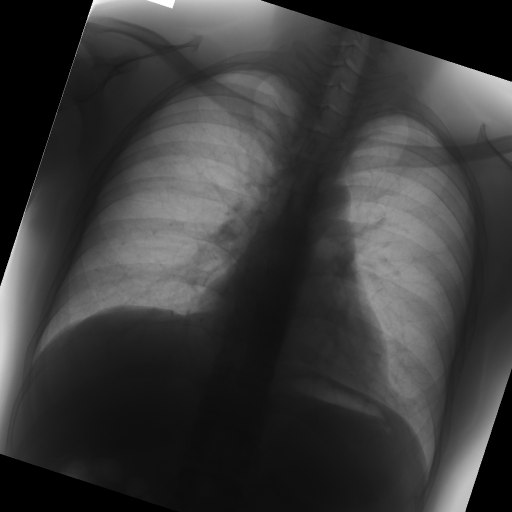
#> input picture Dataset/source/0_105.png, 1024 x 1024 px (shown at 1/2 size); its folder holds only this picture in this run
$ python -i data_augmentation.py   (imports and definitions only)
#> lines starting #> are read from the running program, lines starting #| are printed output that depends on the picture
#> further down, picture is the input picture: shape (1024, 1024, 3); min 0, max 255, mean 58.1
#!/usr/bin/env python
# coding: utf-8

# In[ ]:


import cv2
import os
import numpy as np

class Data:
    def __init__(self, equalizer=True, normalizer=True, skeleton=False, training_sample_size=1000, testing_sample_size=1000):
        self.equalizer = equalizer
        self.normalizer = normalizer
        self.training_sample_size = training_sample_size
        self.testing_sample_size = testing_sample_size
        self.skeleton = skeleton

    def equalize_light(self, image, limit=3, grid=(7,7), gray=False):
#> called with limit = 3, grid = (7, 7), gray = False
        if (len(image.shape) == 2):
            image = cv2.cvtColor(image, cv2.COLOR_GRAY2BGR)
            gray = True

        clahe = cv2.createCLAHE(clipLimit=limit, tileGridSize=grid)
        lab = cv2.cvtColor(image, cv2.COLOR_BGR2LAB)
#> lab: shape (1024, 1024, 3); mean of channels 0, 1, 2 60.9, 128, 128
        l, a, b = cv2.split(lab)
#> a: shape (1024, 1024); every value is 128

        cl = clahe.apply(l)
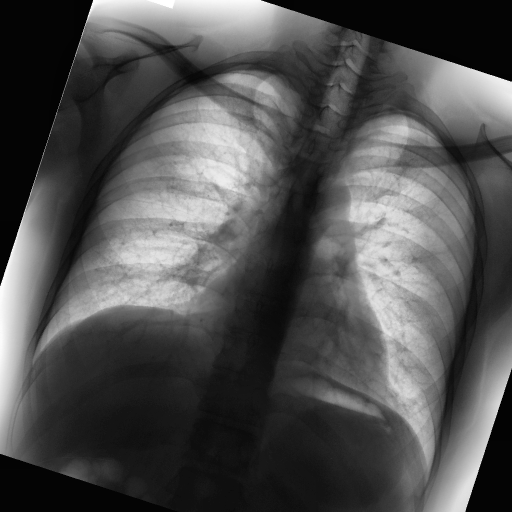
#> cl: shape (1024, 1024) (shown at 1/2 size); min 2, max 255, mean 80
        limg = cv2.merge((cl,a,b))
#> limg: shape (1024, 1024, 3); mean of channels 0, 1, 2 80, 128, 128

        image = cv2.cvtColor(limg, cv2.COLOR_LAB2BGR)
        if gray:
            image = cv2.cvtColor(image, cv2.COLOR_BGR2GRAY)
        return np.uint8(image)

    # [60 lines left out: functions min_max_normalization, load_training_data, load_testing_data, not called in this run]

>>> import cv2
>>> picture = cv2.imread('Dataset/source/0_105.png')
>>> result = Data().equalize_light(picture)

$ run again, on Dataset/source/0_196.png
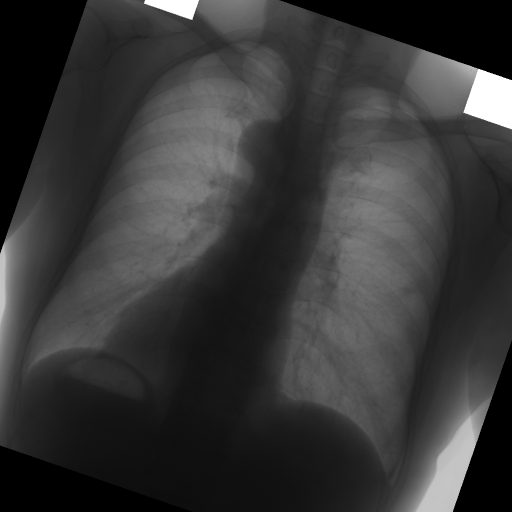
#> input picture Dataset/source/0_196.png, 1024 x 1024 px (shown at 1/2 size)
#> picture is the input picture: shape (1024, 1024, 3); min 0, max 255, mean 54.9
#> lab: shape (1024, 1024, 3); mean of channels 0, 1, 2 57.7, 128, 128
#> a: shape (1024, 1024); every value is 128
#> in equalize_light, `cl = clahe.apply(l)`:
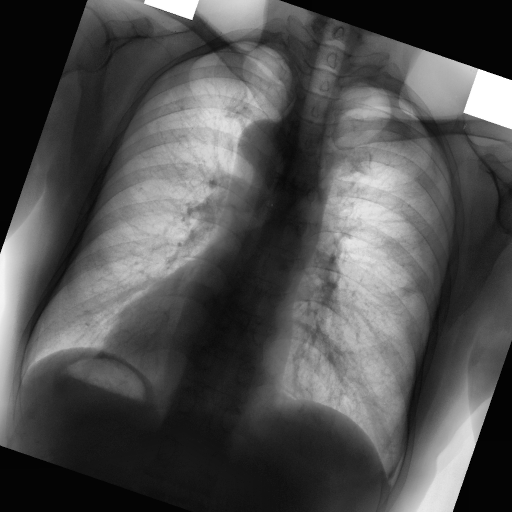
#> cl: shape (1024, 1024) (shown at 1/2 size); min 2, max 255, mean 80.4
#> limg: shape (1024, 1024, 3); mean of channels 0, 1, 2 80.4, 128, 128

$ run again, on Dataset/source/0_27.png
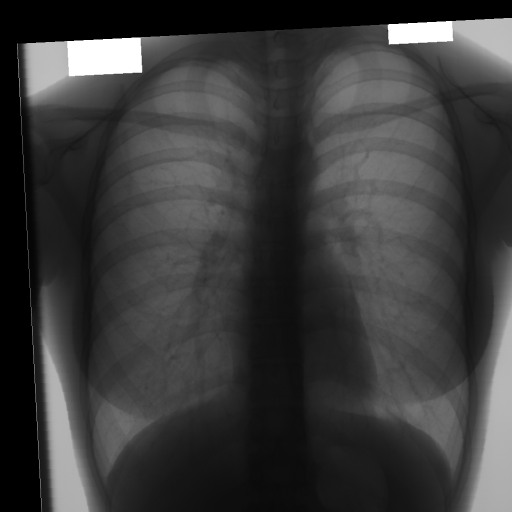
#> input picture Dataset/source/0_27.png, 1024 x 1024 px (shown at 1/2 size)
#> picture is the input picture: shape (1024, 1024, 3); min 0, max 255, mean 58.6
#> lab: shape (1024, 1024, 3); mean of channels 0, 1, 2 61.4, 128, 128
#> a: shape (1024, 1024); every value is 128
#> in equalize_light, `cl = clahe.apply(l)`:
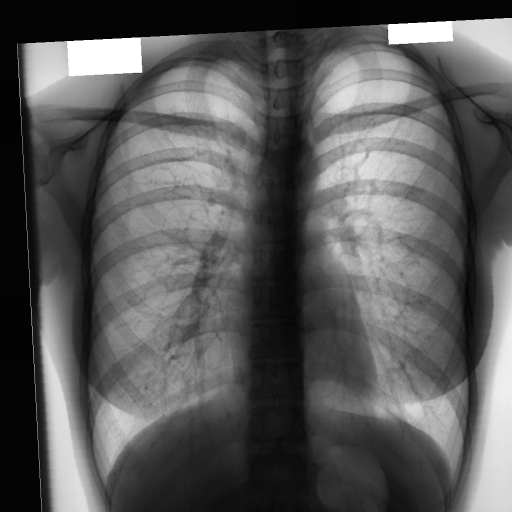
#> cl: shape (1024, 1024) (shown at 1/2 size); min 3, max 255, mean 88.9
#> limg: shape (1024, 1024, 3); mean of channels 0, 1, 2 88.9, 128, 128

$ run again, on Dataset/source/0_65.png
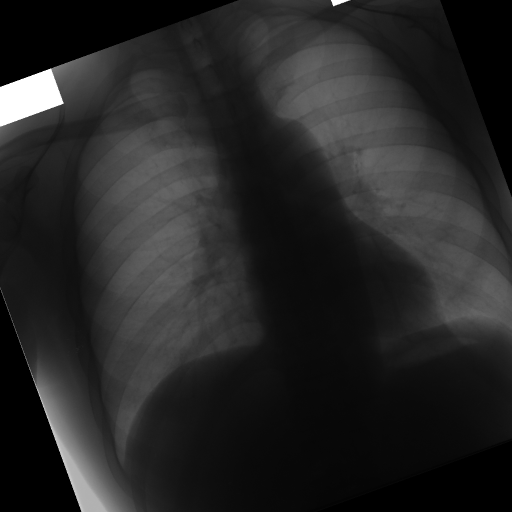
#> input picture Dataset/source/0_65.png, 1024 x 1024 px (shown at 1/2 size)
#> picture is the input picture: shape (1024, 1024, 3); min 0, max 255, mean 38
#> lab: shape (1024, 1024, 3); mean of channels 0, 1, 2 38.6, 128, 128
#> a: shape (1024, 1024); every value is 128
#> in equalize_light, `cl = clahe.apply(l)`:
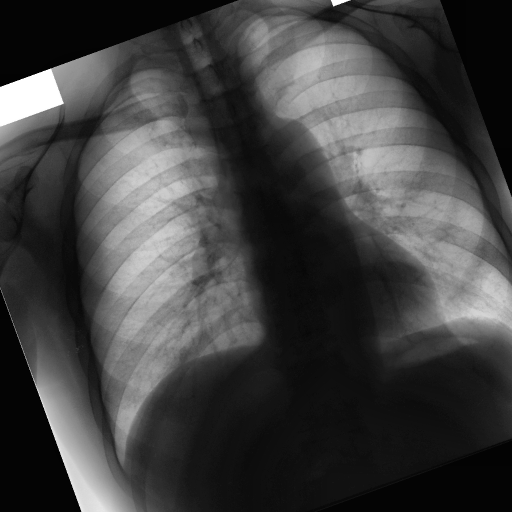
#> cl: shape (1024, 1024) (shown at 1/2 size); min 2, max 255, mean 64.7
#> limg: shape (1024, 1024, 3); mean of channels 0, 1, 2 64.7, 128, 128
